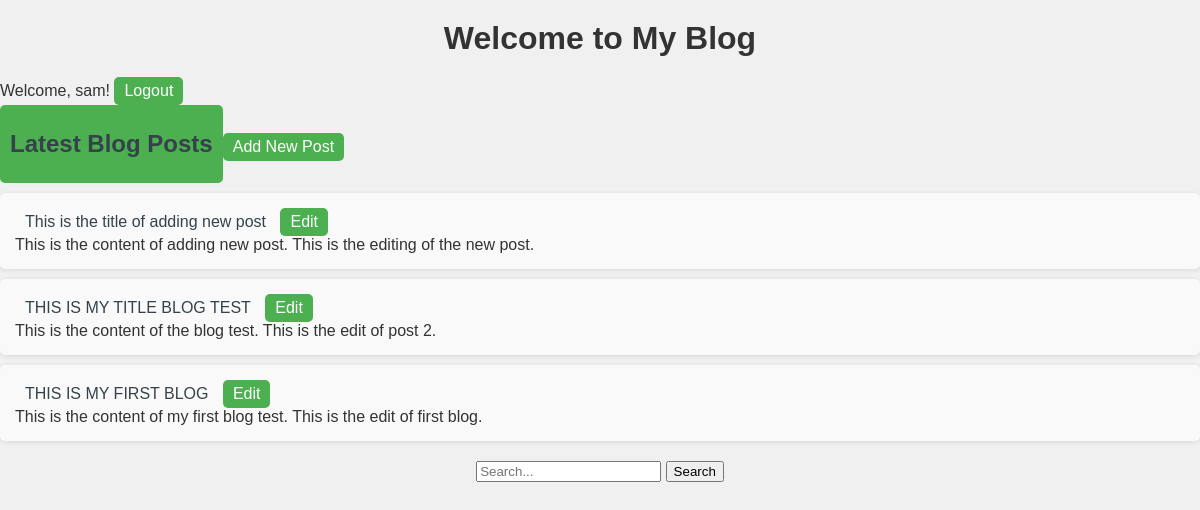
Screenshot of / (signed in) with the database file from the repository.
### my_blog/models.py (models this page shows, shortened)
class BlogPost(models.Model):
    title = models.CharField(max_length=200)
    content = models.TextField()
    author = models.ForeignKey(User, on_delete=models.CASCADE)
    created_at = models.DateTimeField(auto_now_add=True)
    updated_at = models.DateTimeField(auto_now=True)

### my_blog/views.py (the view)
# urls.py: 2. Add a URL to urlpatterns:  path('', views.home, name='home')
def home(request):
    blog_posts = BlogPost.objects.all().order_by('-created_at')
    return render(request, 'home.html', {'blog_posts': blog_posts})

### my_blog/templates/home.html (shortened to what this page needs)
{% load static %}
<!DOCTYPE html>
<html lang="en">
<head>
    <link rel="stylesheet" type="text/css" href="{% static 'css/styles.css' %}">
</head>
<body>
    <h1>Welcome to My Blog</h1>
    {% if user.is_authenticated %}
        <p>Welcome, {{ user.username }}! <a class="button" href="{% url 'user_logout' %}">Logout</p>
    {% else %}
            <p><a class="button" href="{% url 'user_login' %}">Login</a>
                <a class="button" href="{% url 'user_signup' %}">Signup</a></p>
    {% endif %}
    <h2>Latest Blog Posts</h2>
    <a class="button" href="{% url 'add_post' %}">Add New Post</a>
    <ul>
     {%for blog_post in blog_posts%}
        <li>
            <a href="{% url 'post_detail' blog_post.id%}">{{ blog_post.title }}</a>
            <a class="button" href="{% url 'edit_post' blog_post.id%}">Edit</a>
            <p>{{blog_post.content}}</p>
        </li>
      {%empty%}
         <p>No blog posts available yet. Check back later!</p>
       {% endfor %}
    </ul>
    <form action="{% url 'search' %}" method="GET">
        <input type="text" name="search" placeholder="Search...">
        <input type="submit" value="Search">
    </form>
</body>
</html>

### my_blog/static/css/styles.css (style rules this page uses)
body, h1, h2, h3, p, ul, li { font-family: Arial, sans-serif; margin: 0; padding: 0; }
h1, h2 { text-align: center; margin: 20px; }
.button { background-color: #4CAF50; color: #ffffff; display: inline-block; border: none; border-radius: 5px; text-decoration: none; }
body { background-color: #f0f0f0; color: #333; }
ul { list-style: none; padding: 0; }
li { background: #f9f9f9; margin: 10px 0; padding: 15px; border-radius: 5px; box-shadow: 0 1px 5px rgba(0, 0, 0, 0.1); transition: transform 0.2s; }
h2 { color: #35424a; margin: 20px 0; }
a { text-decoration: none; color: #35424a; padding: 5px 10px; border-radius: 4px; }
form { text-align: center; margin: 20px 0; }

### rows the page displays
BlogPost: title "This is the title of adding new post", content "This is the content of adding new post. This is the editing of the new post."
BlogPost: title "THIS IS MY TITLE BLOG TEST", content "This is the content of the blog test. This is the edit of post 2."
BlogPost: title "THIS IS MY FIRST BLOG", content "This is the content of my first blog test. This is the edit of first blog."

### other values shown
{{ user.username }} "sam"
